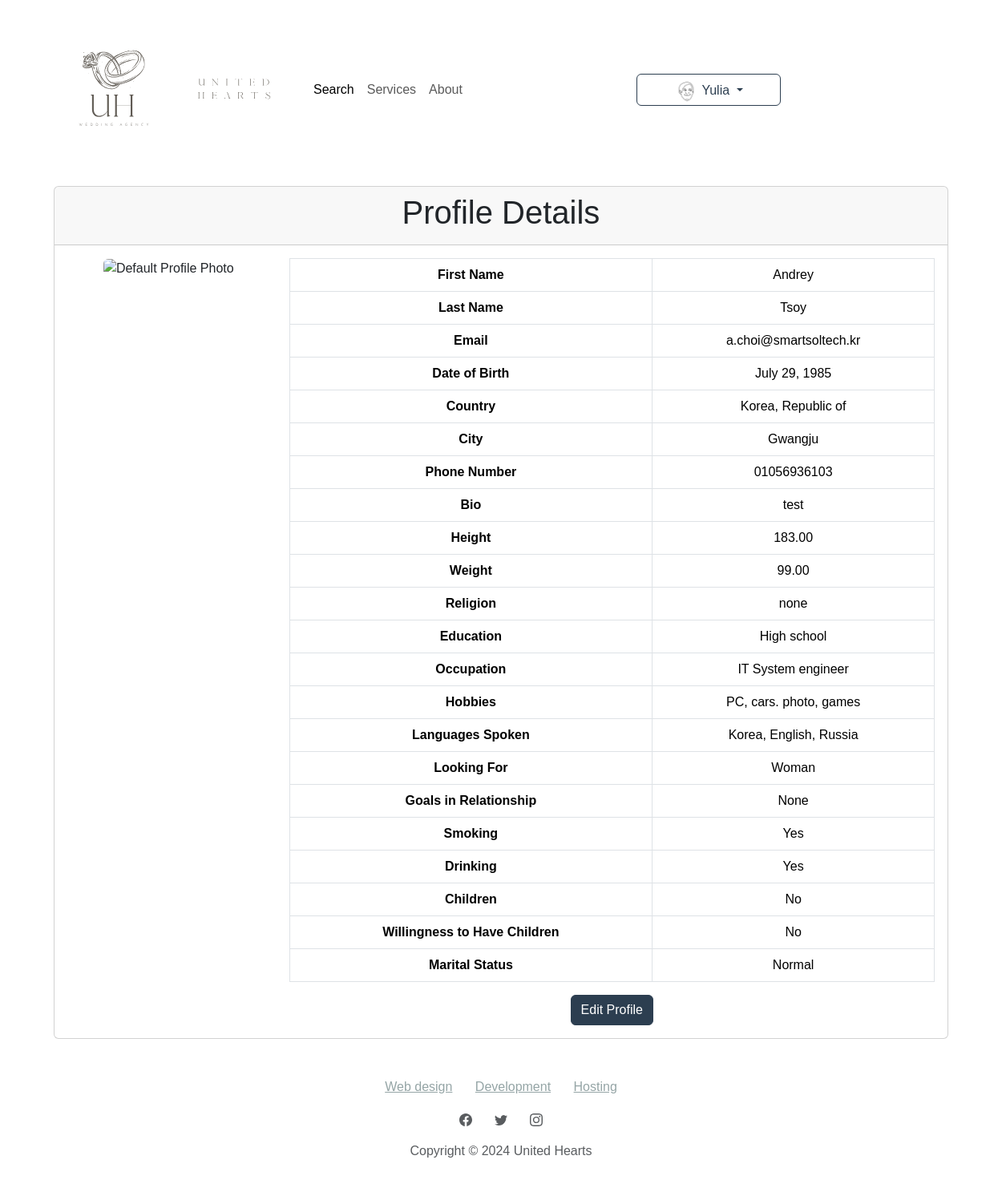
The page /en-us/profiles/profile/1/ (signed in) on the database its author committed.
### profiles/models.py (models this page shows, shortened)
class Profile(models.Model):
    USER_TYPE_CHOICES = [
        ('groom', _('Groom')),
        ('bride', _('Bride')),
    ]
    user = models.OneToOneField(User, on_delete=models.CASCADE)
    user_type = models.CharField(_('User Type'), max_length=10, choices=USER_TYPE_CHOICES)
    first_name = models.CharField(_('First Name'), max_length=100)
    last_name = models.CharField(_('Last Name'), max_length=100)
    date_of_birth = models.DateField(null=True, blank=True)
    country = models.CharField(_('Country'), max_length=100)
    city = models.CharField(_('City'), max_length=100)
    phone_number = models.CharField(_('Phone Number'), max_length=20, validators=[
        RegexValidator(regex=r'^\+?1?\d{9,15}$', message=_("Phone number must be entered in the format: '+999999999'. Up to 15 digits allowed."))
    ])
    email = models.EmailField(_('Email'))
    bio = models.TextField(_('Bio'))
    photo = models.ImageField(_('Photo'), upload_to='profile_photos/', null=True, blank=True)
    height = models.DecimalField(_('Height'), max_digits=5, decimal_places=2, null=True, blank=True)
    weight = models.DecimalField(_('Weight'), max_digits=5, decimal_places=2, null=True, blank=True)
    religion = models.CharField(_('Religion'), max_length=50, null=True, blank=True)
    education = models.CharField(_('Education'), max_length=255, null=True, blank=True)
    occupation = models.CharField(_('Occupation'), max_length=255, null=True, blank=True)
    hobbies = models.TextField(_('Hobbies'), null=True, blank=True)
    languages_spoken = models.CharField(_('Languages Spoken'), max_length=255, null=True, blank=True)
    looking_for = models.TextField(_('Looking For'), null=True, blank=True)
    goals_in_relationship = models.CharField(_('Goals in Relationship'), max_length=255, null=True, blank=True)
    smoking = models.BooleanField(_('Smoking'), default=False)
    drinking = models.BooleanField(_('Drinking'), default=False)
    children = models.BooleanField(_('Children'), default=False)
    willingness_to_have_children = models.BooleanField(_('Willingness to have Children'), default=False)
    marital_status = models.CharField(_('Marital Status'), max_length=50, null=True, blank=True)

### profiles/views.py (the view)
# urls.py: path('profile/<int:pk>/', views.profile_detail, name='profile_detail'),  # Детали профиля
@login_required
def profile_detail(request, pk):
    profile = get_object_or_404(Profile, pk=pk)
    return render(request, 'profiles/profile_detail.html', {'profile': profile})

### templates/profiles/profile_detail.html
{% extends 'base.html' %}
{% load static i18n %}
{% block content %}
<div class="container mt-4">
    <div class="card">
        <div class="card-header">
            <h2>{% blocktrans %}Profile Details{% endblocktrans %}</h2>
        </div>
        <div class="card-body">
            <div class="row">
                <div class="col-md-3">
                    {% if profile.photo %}
                        <img src="{{ profile.photo.url }}" class="img-fluid rounded" alt="{% trans 'Profile Photo' %}">
                    {% else %}
                        <img src="{% static 'assets/img/default-profile.png' %}" class="img-fluid rounded" alt="{% trans 'Default Profile Photo' %}">
                    {% endif %}
                </div>
                <div class="col-md-9">
                    <table class="table table-bordered">
                        <tbody>
                            <tr>
                                <th>{% trans 'First Name' %}</th>
                                <td>{{ profile.first_name }}</td>
                            </tr>
                            <tr>
                                <th>{% trans 'Last Name' %}</th>
                                <td>{{ profile.last_name }}</td>
                            </tr>
                            <tr>
                                <th>{% trans 'Email' %}</th>
                                <td>{{ profile.email }}</td>
                            </tr>
                            <tr>
                                <th>{% trans 'Date of Birth' %}</th>
                                <td>{{ profile.date_of_birth }}</td>
                            </tr>
                            <tr>
                                <th>{% trans 'Country' %}</th>
                                <td>{{ profile.country }}</td>
                            </tr>
                            <tr>
                                <th>{% trans 'City' %}</th>
                                <td>{{ profile.city }}</td>
                            </tr>
                            <tr>
                                <th>{% trans 'Phone Number' %}</th>
                                <td>{{ profile.phone_number }}</td>
                            </tr>
                            <tr>
                                <th>{% trans 'Bio' %}</th>
                                <td>{{ profile.bio }}</td>
                            </tr>
                            <tr>
                                <th>{% trans 'Height' %}</th>
                                <td>{{ profile.height }}</td>
                            </tr>
                            <tr>
                                <th>{% trans 'Weight' %}</th>
                                <td>{{ profile.weight }}</td>
                            </tr>
                            <tr>
                                <th>{% trans 'Religion' %}</th>
                                <td>{{ profile.religion }}</td>
                            </tr>
                            <tr>
                                <th>{% trans 'Education' %}</th>
                                <td>{{ profile.education }}</td>
                            </tr>
                            <tr>
                                <th>{% trans 'Occupation' %}</th>
                                <td>{{ profile.occupation }}</td>
                            </tr>
                            <tr>
                                <th>{% trans 'Hobbies' %}</th>
                                <td>{{ profile.hobbies }}</td>
                            </tr>
                            <tr>
                                <th>{% trans 'Languages Spoken' %}</th>
                                <td>{{ profile.languages_spoken }}</td>
                            </tr>
                            <tr>
                                <th>{% trans 'Looking For' %}</th>
                                <td>{{ profile.looking_for }}</td>
                            </tr>
                            <tr>
                                <th>{% trans 'Goals in Relationship' %}</th>
                                <td>{{ profile.goals_in_relationship }}</td>
                            </tr>
                            <tr>
                                <th>{% trans 'Smoking' %}</th>
                                <td>{{ profile.smoking|yesno:_('Yes,No') }}</td>
                            </tr>
                            <tr>
                                <th>{% trans 'Drinking' %}</th>
                                <td>{{ profile.drinking|yesno:_('Yes,No') }}</td>
                            </tr>
                            <tr>
                                <th>{% trans 'Children' %}</th>
                                <td>{{ profile.children|yesno:_('Yes,No') }}</td>
                            </tr>
                            <tr>
                                <th>{% trans 'Willingness to Have Children' %}</th>
                                <td>{{ profile.willingness_to_have_children|yesno:_('Yes,No') }}</td>
                            </tr>
                            <tr>
                                <th>{% trans 'Marital Status' %}</th>
                                <td>{{ profile.marital_status }}</td>
                            </tr>
                        </tbody>
                    </table>
                    <a href="{% url 'edit_profile' %}" class="btn btn-primary">{% trans 'Edit Profile' %}</a>
                </div>
            </div>
        </div>
    </div>
</div>
{% endblock %}

### templates/base.html (shortened to what this page needs)
{% load static %}
{% load i18n %}
<!DOCTYPE html>
<html lang="en">
<head>
    <link rel="stylesheet" href="{% static 'assets/bootstrap/css/bootstrap.min.css' %}">
    <link rel="stylesheet" href="{% static 'assets/css/styles.min.css' %}">
    {% include 'styles_include.html' %}
</head>
<body>
    {% include 'navbar.html' %}
    <main class="container-fluid" align="center">
            {% block content %}{% endblock %}
    </main>
    <div class="container-fluid">
        {% include 'footer.html' %}
    </div>
</body>
</html>

### templates/styles_include.html
{% load static %}
<link rel="stylesheet" href="{% static '/assets/bootstrap/css/bootstrap.min.css' %}">
<link rel="stylesheet" href="{% static '/assets/css/styles.min.css' %}">

### templates/navbar.html (shortened to what this page needs)
{% load static %}
<nav class="navbar navbar-expand-md bg-body py-3" style="width: 1280px" align="center">
    <div class="container">
        <a class="navbar-brand d-flex align-items-center" href="/">
            <span> <img src="{% static 'assets/img/logo.svg' %}" alt="Logo" width="150" height="150"></span>
            <span><img src="{% static 'assets/img/brand.svg' %}" alt="Brand" width="150" height="150"></span>
        </a>
        <div id="navcol-1" class="collapse navbar-collapse">
            <ul class="navbar-nav me-auto">
                <li class="nav-item"><a class="nav-link active" href="profiles">Search</a></li>
                <li class="nav-item"><a class="nav-link" href="#">Services</a></li>
                <li class="nav-item"><a class="nav-link" href="#">About</a></li>
            </ul>
        </div>
        <div class="container-fluid" align="center">
            {% if user.is_authenticated %}
                <div class="dropdown">
                    <button class="btn btn-outline-primary dropdown-toggle" style="width:180px" type="button" id="userMenu" data-bs-toggle="dropdown" aria-expanded="false">
                        {% if user.profile and user.profile.photo %}
                            <img src="{{ user.profile.photo.url }}" alt="User Avatar" style="width: 30px; height: 30px; border-radius: 50%;">
                        {% endif %}
                        {{ user.profile.first_name }}
                    </button>
                </div>
            {% endif %}
        </div>
    </div>
</nav>

### templates/footer.html (shortened to what this page needs)
{% load static i18n %}
<footer class="text-center">
    <div class="container text-muted py-4 py-lg-5">
        <ul class="list-inline">
            <li class="list-inline-item me-4"><a class="link-secondary" href="https://smartsoltech.kr">Web design</a></li>
            <li class="list-inline-item me-4"><a class="link-secondary" href="https://smartsoltech.kr">Development</a></li>
            <li class="list-inline-item"><a class="link-secondary" href="https://smartsoltech.kr">Hosting</a></li>
        </ul>
        <ul class="list-inline">
            <li class="list-inline-item me-4"></li>
            <li class="list-inline-item me-4"></li>
            <li class="list-inline-item"></li>
        </ul>
        <p class="mb-0">Copyright © 2024 United Hearts</p>
    </div>
</footer>

### templates/scripts_include.html (shortened to what this page needs)
{% load static %}

### rows shown on the page
Profile: first_name "Andrey", last_name "Tsoy", email "a.choi@smartsoltech.kr", date_of_birth "July 29, 1985", country "Korea, Republic of", city "Gwangju", phone_number "01056936103", bio "test", height "183.00", weight "99.00", religion "none", education "High school", occupation "IT System engineer", hobbies "PC, cars. photo, games", languages_spoken "Korea, English, Russia", looking_for "Woman", goals_in_relationship "None", smoking "Yes", drinking "Yes", children "No", willingness_to_have_children "No", marital_status "Normal"

### other values the page prints
{{ user.profile.first_name }} "Yulia"
